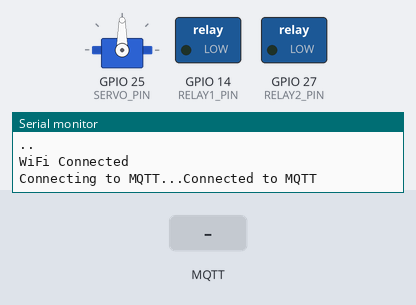
Bench run of a sketch on a simulated ESP32. Parts: servo, switched loads named in the sketch (green lamp = pin HIGH), the last lines printed to the serial monitor. Inputs (shaded band) come from the test bench. WiFi joins after 1.5 s; servers stay silent unless stated; no MQTT or app messages arrive unless stated.

Above: at 3.2 s.
3.3 s: MQTT message "ON" arrives on the first subscribed topic
At 3.7 s:
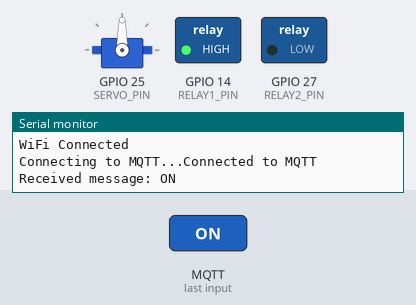
4.8 s: MQTT message "5" arrives on the third subscribed topic
At 6.0 s:
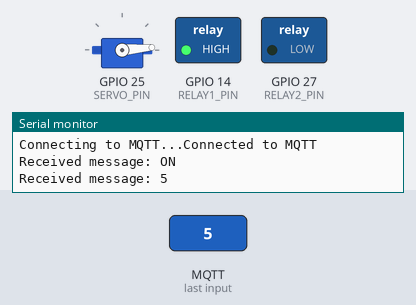
6.3 s: MQTT message "on" arrives on the first subscribed topic
At 7.2 s:
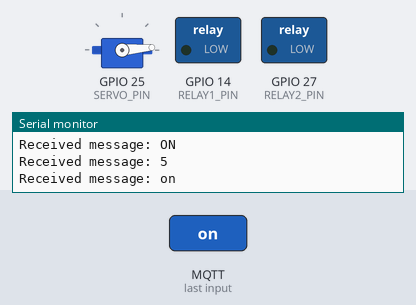
7.8 s: MQTT message "200" arrives on the third subscribed topic
At 8.3 s:
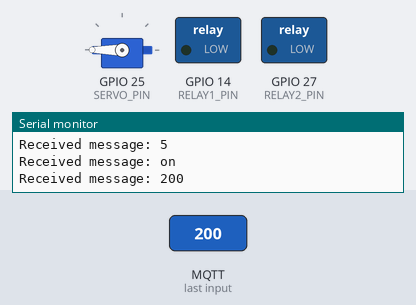
9.3 s: MQTT message "ON" arrives on the second subscribed topic
At 10.5 s:
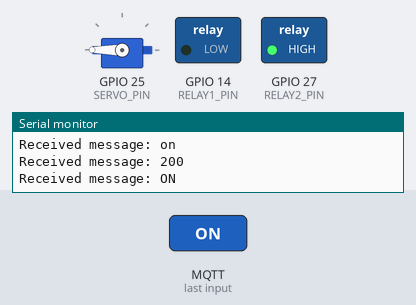
10.8 s: MQTT message "90" arrives on the third subscribed topic
At 11.8 s:
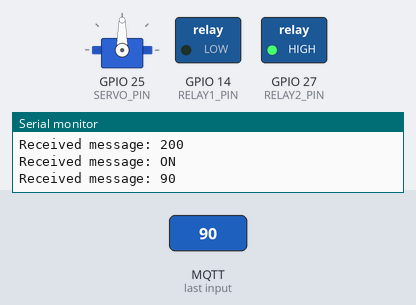
Timing chart, 0 to 13.3 s (numbered marks = the images above; inputs shaded):
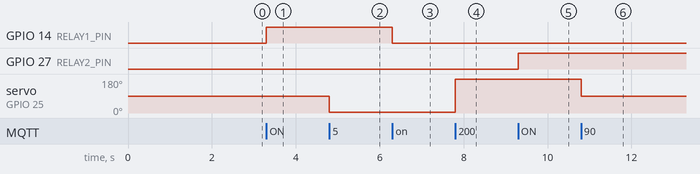

Measured:
- after the input at 3.3 s, GPIO 14 (RELAY1_PIN): LOW → HIGH at once
- after the input at 4.8 s, servo on GPIO 25 (SERVO_PIN): 90° → 5° at once
- after the input at 6.3 s, GPIO 14 (RELAY1_PIN): HIGH → LOW at once
- after the input at 7.8 s, servo on GPIO 25 (SERVO_PIN): 5° → 180° at once
- after the input at 9.3 s, GPIO 27 (RELAY2_PIN): LOW → HIGH at once
- after the input at 10.8 s, servo on GPIO 25 (SERVO_PIN): 180° → 90° at once

The sketch:

MQTT-Controlled-Relay-and-Servo-for-ESP32.ino
```cpp
/*
 * Project: Smart Aquatic Control System
 * Description: This ESP32 program connects to an MQTT server and listens for commands
 *              to control two relays and a servo motor.
 * Author: Yodha Ardiansyah
 * GitHub: https://github.com/Yodhaardiansyah
 */

#include <WiFi.h>
#include <PubSubClient.h>
#include <ESP32Servo.h>

// WiFi Configuration (Replace with your credentials)
const char* ssid = "YOUR_WIFI_SSID";
const char* password = "YOUR_WIFI_PASSWORD";

// MQTT Configuration (Replace with your server details)
const char* mqtt_server = "YOUR_MQTT_SERVER";
const int mqtt_port = 1883;
const char* mqtt_user = "YOUR_MQTT_USERNAME";
const char* mqtt_password = "YOUR_MQTT_PASSWORD";

// MQTT Topics
const char* topic_relay1 = "smartaquatic/relay1";
const char* topic_relay2 = "smartaquatic/relay2";
const char* topic_servo = "smartaquatic/servo";

// Pin Configuration
#define RELAY1_PIN 14
#define RELAY2_PIN 27
#define SERVO_PIN 25

// MQTT and Servo Objects
WiFiClient espClient;
PubSubClient client(espClient);
Servo myServo;

// Function to Connect WiFi
void setup_wifi() {
  delay(10);
  Serial.println("Connecting to WiFi...");
  WiFi.begin(ssid, password);

  while (WiFi.status() != WL_CONNECTED) {
    delay(1000);
    Serial.print(".");
  }
  Serial.println("\nWiFi Connected");
}

// MQTT Callback Function
void callback(char* topic, byte* payload, unsigned int length) {
  String message;
  for (unsigned int i = 0; i < length; i++) {
    message += (char)payload[i];
  }
  Serial.print("Received message: ");
  Serial.println(message);

  if (String(topic) == topic_relay1) {
    digitalWrite(RELAY1_PIN, message == "ON" ? HIGH : LOW);
  } else if (String(topic) == topic_relay2) {
    digitalWrite(RELAY2_PIN, message == "ON" ? HIGH : LOW);
  } else if (String(topic) == topic_servo) {
    int angle = message.toInt();
    myServo.write(angle);
  }
}

// Function to Reconnect MQTT
void reconnect() {
  while (!client.connected()) {
    Serial.print("Connecting to MQTT...");
    if (client.connect("ESP32Subscriber", mqtt_user, mqtt_password)) {
      Serial.println("Connected to MQTT");
      client.subscribe(topic_relay1);
      client.subscribe(topic_relay2);
      client.subscribe(topic_servo);
    } else {
      Serial.print("Failed, rc=");
      Serial.print(client.state());
      Serial.println(" Retrying in 5 seconds...");
      delay(5000);
    }
  }
}

// Setup Function
void setup() {
  Serial.begin(115200);
  setup_wifi();
  client.setServer(mqtt_server, mqtt_port);
  client.setCallback(callback);

  pinMode(RELAY1_PIN, OUTPUT);
  pinMode(RELAY2_PIN, OUTPUT);
  myServo.attach(SERVO_PIN);
}

// Main Loop
void loop() {
  if (!client.connected()) {
    reconnect();
  }
  client.loop();
}
```
